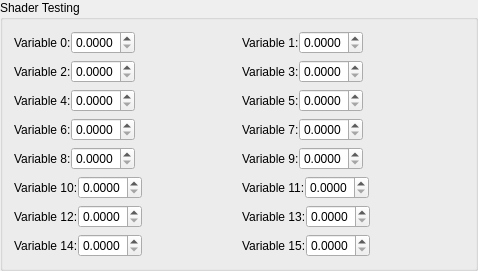
    <widget class="QGroupBox" name="shader_test_variables_group_box">
     <property name="title">
      <string>Shader Testing</string>
     </property>
     <layout class="QGridLayout" name="gridLayout">
      <item row="0" column="0">
       <widget class="QWidget" name="test_variable_0_widget" native="true">
        <property name="sizePolicy">
         <sizepolicy hsizetype="Preferred" vsizetype="Fixed">
          <horstretch>0</horstretch>
          <verstretch>0</verstretch>
         </sizepolicy>
        </property>
        <layout class="QHBoxLayout" name="horizontalLayout">
         <property name="spacing">
          <number>0</number>
         </property>
         <property name="margin">
          <number>0</number>
         </property>
         <item>
          <widget class="QLabel" name="test_variable_0_label">
           <property name="text">
            <string>Variable 0:</string>
           </property>
          </widget>
         </item>
         <item>
          <widget class="QDoubleSpinBox" name="test_variable_0_spinbox">
           <property name="keyboardTracking">
            <bool>false</bool>
           </property>
           <property name="decimals">
            <number>4</number>
           </property>
           <property name="maximum">
            <double>1.000000000000000</double>
           </property>
           <property name="singleStep">
            <double>0.020000000000000</double>
           </property>
           <property name="value">
            <double>0.000000000000000</double>
           </property>
          </widget>
         </item>
         <item>
          <spacer name="test_variable_0_spacer">
           <property name="orientation">
            <enum>Qt::Horizontal</enum>
           </property>
           <property name="sizeType">
            <enum>QSizePolicy::Expanding</enum>
           </property>
           <property name="sizeHint" stdset="0">
            <size>
             <width>94</width>
             <height>20</height>
            </size>
           </property>
          </spacer>
         </item>
        </layout>
       </widget>
      </item>
      <item row="0" column="1">
       <widget class="QWidget" name="test_variable_1_widget" native="true">
        <property name="sizePolicy">
         <sizepolicy hsizetype="Preferred" vsizetype="Fixed">
          <horstretch>0</horstretch>
          <verstretch>0</verstretch>
         </sizepolicy>
        </property>
        <layout class="QHBoxLayout" name="horizontalLayout_1">
         <property name="spacing">
          <number>0</number>
         </property>
         <property name="margin">
          <number>0</number>
         </property>
         <item>
          <widget class="QLabel" name="test_variable_1_label">
           <property name="text">
            <string>Variable 1:</string>
           </property>
          </widget>
         </item>
         <item>
          <widget class="QDoubleSpinBox" name="test_variable_1_spinbox">
           <property name="keyboardTracking">
            <bool>false</bool>
           </property>
           <property name="decimals">
            <number>4</number>
           </property>
           <property name="maximum">
            <double>1.000000000000000</double>
           </property>
           <property name="singleStep">
            <double>0.020000000000000</double>
           </property>
           <property name="value">
            <double>0.000000000000000</double>
           </property>
          </widget>
         </item>
         <item>
          <spacer name="test_variable_1_spacer">
           <property name="orientation">
            <enum>Qt::Horizontal</enum>
           </property>
           <property name="sizeType">
            <enum>QSizePolicy::Expanding</enum>
           </property>
           <property name="sizeHint" stdset="0">
            <size>
             <width>94</width>
             <height>20</height>
            </size>
           </property>
          </spacer>
         </item>
        </layout>
       </widget>
      </item>
      <item row="1" column="0">
       <widget class="QWidget" name="test_variable_2_widget" native="true">
        <property name="sizePolicy">
         <sizepolicy hsizetype="Preferred" vsizetype="Fixed">
          <horstretch>0</horstretch>
          <verstretch>0</verstretch>
         </sizepolicy>
        </property>
        <layout class="QHBoxLayout" name="horizontalLayout_2">
         <property name="spacing">
          <number>0</number>
         </property>
         <property name="margin">
          <number>0</number>
         </property>
         <item>
          <widget class="QLabel" name="test_variable_2_label">
           <property name="text">
            <string>Variable 2:</string>
           </property>
          </widget>
         </item>
         <item>
          <widget class="QDoubleSpinBox" name="test_variable_2_spinbox">
           <property name="keyboardTracking">
            <bool>false</bool>
           </property>
           <property name="decimals">
            <number>4</number>
           </property>
           <property name="maximum">
            <double>1.000000000000000</double>
           </property>
           <property name="singleStep">
            <double>0.020000000000000</double>
           </property>
           <property name="value">
            <double>0.000000000000000</double>
           </property>
          </widget>
         </item>
         <item>
          <spacer name="test_variable_2_spacer">
           <property name="orientation">
            <enum>Qt::Horizontal</enum>
           </property>
           <property name="sizeType">
            <enum>QSizePolicy::Expanding</enum>
           </property>
           <property name="sizeHint" stdset="0">
            <size>
             <width>94</width>
             <height>20</height>
            </size>
           </property>
          </spacer>
         </item>
        </layout>
       </widget>
      </item>
      <item row="1" column="1">
       <widget class="QWidget" name="test_variable_3_widget" native="true">
        <property name="sizePolicy">
         <sizepolicy hsizetype="Preferred" vsizetype="Fixed">
          <horstretch>0</horstretch>
          <verstretch>0</verstretch>
         </sizepolicy>
        </property>
        <layout class="QHBoxLayout" name="horizontalLayout_3">
         <property name="spacing">
          <number>0</number>
         </property>
         <property name="margin">
          <number>0</number>
         </property>
         <item>
          <widget class="QLabel" name="test_variable_3_label">
           <property name="text">
            <string>Variable 3:</string>
           </property>
          </widget>
         </item>
         <item>
          <widget class="QDoubleSpinBox" name="test_variable_3_spinbox">
           <property name="keyboardTracking">
            <bool>false</bool>
           </property>
           <property name="decimals">
            <number>4</number>
           </property>
           <property name="maximum">
            <double>1.000000000000000</double>
           </property>
           <property name="singleStep">
            <double>0.020000000000000</double>
           </property>
           <property name="value">
            <double>0.000000000000000</double>
           </property>
          </widget>
         </item>
         <item>
          <spacer name="test_variable_3_spacer">
           <property name="orientation">
            <enum>Qt::Horizontal</enum>
           </property>
           <property name="sizeType">
            <enum>QSizePolicy::Expanding</enum>
           </property>
           <property name="sizeHint" stdset="0">
            <size>
             <width>94</width>
             <height>20</height>
            </size>
           </property>
          </spacer>
         </item>
        </layout>
       </widget>
      </item>
      <item row="2" column="0">
       <widget class="QWidget" name="test_variable_4_widget" native="true">
        <property name="sizePolicy">
         <sizepolicy hsizetype="Preferred" vsizetype="Fixed">
          <horstretch>0</horstretch>
          <verstretch>0</verstretch>
         </sizepolicy>
        </property>
        <layout class="QHBoxLayout" name="horizontalLayout_4">
         <property name="spacing">
          <number>0</number>
         </property>
         <property name="margin">
          <number>0</number>
         </property>
         <item>
          <widget class="QLabel" name="test_variable_4_label">
           <property name="text">
            <string>Variable 4:</string>
           </property>
          </widget>
         </item>
         <item>
          <widget class="QDoubleSpinBox" name="test_variable_4_spinbox">
           <property name="keyboardTracking">
            <bool>false</bool>
           </property>
           <property name="decimals">
            <number>4</number>
           </property>
           <property name="maximum">
            <double>1.000000000000000</double>
           </property>
           <property name="singleStep">
            <double>0.020000000000000</double>
           </property>
           <property name="value">
            <double>0.000000000000000</double>
           </property>
          </widget>
         </item>
         <item>
          <spacer name="test_variable_4_spacer">
           <property name="orientation">
            <enum>Qt::Horizontal</enum>
           </property>
           <property name="sizeType">
            <enum>QSizePolicy::Expanding</enum>
           </property>
           <property name="sizeHint" stdset="0">
            <size>
             <width>94</width>
             <height>20</height>
            </size>
           </property>
          </spacer>
         </item>
        </layout>
       </widget>
      </item>
      <item row="2" column="1">
       <widget class="QWidget" name="test_variable_5_widget" native="true">
        <property name="sizePolicy">
         <sizepolicy hsizetype="Preferred" vsizetype="Fixed">
          <horstretch>0</horstretch>
          <verstretch>0</verstretch>
         </sizepolicy>
        </property>
        <layout class="QHBoxLayout" name="horizontalLayout_5">
         <property name="spacing">
          <number>0</number>
         </property>
         <property name="margin">
          <number>0</number>
         </property>
         <item>
          <widget class="QLabel" name="test_variable_5_label">
           <property name="text">
            <string>Variable 5:</string>
           </property>
          </widget>
         </item>
         <item>
          <widget class="QDoubleSpinBox" name="test_variable_5_spinbox">
           <property name="keyboardTracking">
            <bool>false</bool>
           </property>
           <property name="decimals">
            <number>4</number>
           </property>
           <property name="maximum">
            <double>1.000000000000000</double>
           </property>
           <property name="singleStep">
            <double>0.020000000000000</double>
           </property>
           <property name="value">
            <double>0.000000000000000</double>
           </property>
          </widget>
         </item>
         <item>
          <spacer name="test_variable_5_spacer">
           <property name="orientation">
            <enum>Qt::Horizontal</enum>
           </property>
           <property name="sizeType">
            <enum>QSizePolicy::Expanding</enum>
           </property>
           <property name="sizeHint" stdset="0">
            <size>
             <width>94</width>
             <height>20</height>
            </size>
           </property>
          </spacer>
         </item>
        </layout>
       </widget>
      </item>
      <item row="3" column="0">
       <widget class="QWidget" name="test_variable_6_widget" native="true">
        <property name="sizePolicy">
         <sizepolicy hsizetype="Preferred" vsizetype="Fixed">
          <horstretch>0</horstretch>
          <verstretch>0</verstretch>
         </sizepolicy>
        </property>
        <layout class="QHBoxLayout" name="horizontalLayout_6">
         <property name="spacing">
          <number>0</number>
         </property>
         <property name="margin">
          <number>0</number>
         </property>
         <item>
          <widget class="QLabel" name="test_variable_6_label">
           <property name="text">
            <string>Variable 6:</string>
           </property>
          </widget>
         </item>
         <item>
          <widget class="QDoubleSpinBox" name="test_variable_6_spinbox">
           <property name="keyboardTracking">
            <bool>false</bool>
           </property>
           <property name="decimals">
            <number>4</number>
           </property>
           <property name="maximum">
            <double>1.000000000000000</double>
           </property>
           <property name="singleStep">
            <double>0.020000000000000</double>
           </property>
           <property name="value">
            <double>0.000000000000000</double>
           </property>
          </widget>
         </item>
         <item>
          <spacer name="test_variable_6_spacer">
           <property name="orientation">
            <enum>Qt::Horizontal</enum>
           </property>
           <property name="sizeType">
            <enum>QSizePolicy::Expanding</enum>
           </property>
           <property name="sizeHint" stdset="0">
            <size>
             <width>94</width>
             <height>20</height>
            </size>
           </property>
          </spacer>
         </item>
        </layout>
       </widget>
      </item>
      <item row="3" column="1">
       <widget class="QWidget" name="test_variable_7_widget" native="true">
        <property name="sizePolicy">
         <sizepolicy hsizetype="Preferred" vsizetype="Fixed">
          <horstretch>0</horstretch>
          <verstretch>0</verstretch>
         </sizepolicy>
        </property>
        <layout class="QHBoxLayout" name="horizontalLayout_7">
         <property name="spacing">
          <number>0</number>
         </property>
         <property name="margin">
          <number>0</number>
         </property>
         <item>
          <widget class="QLabel" name="test_variable_7_label">
           <property name="text">
            <string>Variable 7:</string>
           </property>
          </widget>
         </item>
         <item>
          <widget class="QDoubleSpinBox" name="test_variable_7_spinbox">
           <property name="keyboardTracking">
            <bool>false</bool>
           </property>
           <property name="decimals">
            <number>4</number>
           </property>
           <property name="maximum">
            <double>1.000000000000000</double>
           </property>
           <property name="singleStep">
            <double>0.020000000000000</double>
           </property>
           <property name="value">
            <double>0.000000000000000</double>
           </property>
          </widget>
         </item>
         <item>
          <spacer name="test_variable_7_spacer">
           <property name="orientation">
            <enum>Qt::Horizontal</enum>
           </property>
           <property name="sizeType">
            <enum>QSizePolicy::Expanding</enum>
           </property>
           <property name="sizeHint" stdset="0">
            <size>
             <width>94</width>
             <height>20</height>
            </size>
           </property>
          </spacer>
         </item>
        </layout>
       </widget>
      </item>
      <item row="4" column="0">
       <widget class="QWidget" name="test_variable_8_widget" native="true">
        <property name="sizePolicy">
         <sizepolicy hsizetype="Preferred" vsizetype="Fixed">
          <horstretch>0</horstretch>
          <verstretch>0</verstretch>
         </sizepolicy>
        </property>
        <layout class="QHBoxLayout" name="horizontalLayout_8">
         <property name="spacing">
          <number>0</number>
         </property>
         <property name="margin">
          <number>0</number>
         </property>
         <item>
          <widget class="QLabel" name="test_variable_8_label">
           <property name="text">
            <string>Variable 8:</string>
           </property>
          </widget>
         </item>
         <item>
          <widget class="QDoubleSpinBox" name="test_variable_8_spinbox">
           <property name="keyboardTracking">
            <bool>false</bool>
           </property>
           <property name="decimals">
            <number>4</number>
           </property>
           <property name="maximum">
            <double>1.000000000000000</double>
           </property>
           <property name="singleStep">
            <double>0.020000000000000</double>
           </property>
           <property name="value">
            <double>0.000000000000000</double>
           </property>
          </widget>
         </item>
         <item>
          <spacer name="test_variable_8_spacer">
           <property name="orientation">
            <enum>Qt::Horizontal</enum>
           </property>
           <property name="sizeType">
            <enum>QSizePolicy::Expanding</enum>
           </property>
           <property name="sizeHint" stdset="0">
            <size>
             <width>94</width>
             <height>20</height>
            </size>
           </property>
          </spacer>
         </item>
        </layout>
       </widget>
      </item>
      <item row="4" column="1">
       <widget class="QWidget" name="test_variable_9_widget" native="true">
        <property name="sizePolicy">
         <sizepolicy hsizetype="Preferred" vsizetype="Fixed">
          <horstretch>0</horstretch>
          <verstretch>0</verstretch>
         </sizepolicy>
        </property>
        <layout class="QHBoxLayout" name="horizontalLayout_9">
         <property name="spacing">
          <number>0</number>
         </property>
         <property name="margin">
          <number>0</number>
         </property>
         <item>
          <widget class="QLabel" name="test_variable_9_label">
           <property name="text">
            <string>Variable 9:</string>
           </property>
          </widget>
         </item>
         <item>
          <widget class="QDoubleSpinBox" name="test_variable_9_spinbox">
           <property name="keyboardTracking">
            <bool>false</bool>
           </property>
           <property name="decimals">
            <number>4</number>
           </property>
           <property name="maximum">
            <double>1.000000000000000</double>
           </property>
           <property name="singleStep">
            <double>0.020000000000000</double>
           </property>
           <property name="value">
            <double>0.000000000000000</double>
           </property>
          </widget>
         </item>
         <item>
          <spacer name="test_variable_9_spacer">
           <property name="orientation">
            <enum>Qt::Horizontal</enum>
           </property>
           <property name="sizeType">
            <enum>QSizePolicy::Expanding</enum>
           </property>
           <property name="sizeHint" stdset="0">
            <size>
             <width>94</width>
             <height>20</height>
            </size>
           </property>
          </spacer>
         </item>
        </layout>
       </widget>
      </item>
      <item row="5" column="0">
       <widget class="QWidget" name="test_variable_10_widget" native="true">
        <property name="sizePolicy">
         <sizepolicy hsizetype="Preferred" vsizetype="Fixed">
          <horstretch>0</horstretch>
          <verstretch>0</verstretch>
         </sizepolicy>
        </property>
        <layout class="QHBoxLayout" name="horizontalLayout_16">
         <property name="spacing">
          <number>0</number>
         </property>
         <property name="margin">
          <number>0</number>
         </property>
         <item>
          <widget class="QLabel" name="test_variable_10_label">
           <property name="text">
            <string>Variable 10:</string>
           </property>
          </widget>
         </item>
         <item>
          <widget class="QDoubleSpinBox" name="test_variable_10_spinbox">
           <property name="keyboardTracking">
            <bool>false</bool>
           </property>
           <property name="decimals">
            <number>4</number>
           </property>
           <property name="maximum">
            <double>1.000000000000000</double>
           </property>
           <property name="singleStep">
            <double>0.020000000000000</double>
           </property>
           <property name="value">
            <double>0.000000000000000</double>
           </property>
          </widget>
         </item>
         <item>
          <spacer name="test_variable_10_spacer">
           <property name="orientation">
            <enum>Qt::Horizontal</enum>
           </property>
           <property name="sizeType">
            <enum>QSizePolicy::Expanding</enum>
           </property>
           <property name="sizeHint" stdset="0">
            <size>
             <width>94</width>
             <height>20</height>
            </size>
           </property>
          </spacer>
         </item>
        </layout>
       </widget>
      </item>
      <item row="5" column="1">
       <widget class="QWidget" name="test_variable_11_widget" native="true">
        <property name="sizePolicy">
         <sizepolicy hsizetype="Preferred" vsizetype="Fixed">
          <horstretch>0</horstretch>
          <verstretch>0</verstretch>
         </sizepolicy>
        </property>
        <layout class="QHBoxLayout" name="horizontalLayout_15">
         <property name="spacing">
          <number>0</number>
         </property>
         <property name="margin">
          <number>0</number>
         </property>
         <item>
          <widget class="QLabel" name="test_variable_11_label">
           <property name="text">
            <string>Variable 11:</string>
           </property>
          </widget>
         </item>
         <item>
          <widget class="QDoubleSpinBox" name="test_variable_11_spinbox">
           <property name="keyboardTracking">
            <bool>false</bool>
           </property>
           <property name="decimals">
            <number>4</number>
           </property>
           <property name="maximum">
            <double>1.000000000000000</double>
           </property>
           <property name="singleStep">
            <double>0.020000000000000</double>
           </property>
           <property name="value">
            <double>0.000000000000000</double>
           </property>
          </widget>
         </item>
         <item>
          <spacer name="test_variable_11_spacer">
           <property name="orientation">
            <enum>Qt::Horizontal</enum>
           </property>
           <property name="sizeType">
            <enum>QSizePolicy::Expanding</enum>
           </property>
           <property name="sizeHint" stdset="0">
            <size>
             <width>94</width>
             <height>20</height>
            </size>
           </property>
          </spacer>
         </item>
        </layout>
       </widget>
      </item>
      <item row="6" column="0">
       <widget class="QWidget" name="test_variable_12_widget" native="true">
        <property name="sizePolicy">
         <sizepolicy hsizetype="Preferred" vsizetype="Fixed">
          <horstretch>0</horstretch>
          <verstretch>0</verstretch>
         </sizepolicy>
        </property>
        <layout class="QHBoxLayout" name="horizontalLayout_18">
         <property name="spacing">
          <number>0</number>
         </property>
         <property name="margin">
          <number>0</number>
         </property>
         <item>
          <widget class="QLabel" name="test_variable_12_label">
           <property name="text">
            <string>Variable 12:</string>
           </property>
          </widget>
         </item>
         <item>
          <widget class="QDoubleSpinBox" name="test_variable_12_spinbox">
           <property name="keyboardTracking">
            <bool>false</bool>
           </property>
           <property name="decimals">
            <number>4</number>
           </property>
           <property name="maximum">
            <double>1.000000000000000</double>
           </property>
           <property name="singleStep">
            <double>0.020000000000000</double>
           </property>
           <property name="value">
            <double>0.000000000000000</double>
           </property>
          </widget>
         </item>
         <item>
          <spacer name="test_variable_12_spacer">
           <property name="orientation">
            <enum>Qt::Horizontal</enum>
           </property>
           <property name="sizeType">
            <enum>QSizePolicy::Expanding</enum>
           </property>
           <property name="sizeHint" stdset="0">
            <size>
             <width>94</width>
             <height>20</height>
            </size>
           </property>
          </spacer>
         </item>
        </layout>
       </widget>
      </item>
      <item row="6" column="1">
       <widget class="QWidget" name="test_variable_13_widget" native="true">
        <property name="sizePolicy">
         <sizepolicy hsizetype="Preferred" vsizetype="Fixed">
          <horstretch>0</horstretch>
          <verstretch>0</verstretch>
         </sizepolicy>
        </property>
        <layout class="QHBoxLayout" name="horizontalLayout_17">
         <property name="spacing">
          <number>0</number>
         </property>
         <property name="margin">
          <number>0</number>
         </property>
         <item>
          <widget class="QLabel" name="test_variable_13_label">
           <property name="text">
            <string>Variable 13:</string>
           </property>
          </widget>
         </item>
         <item>
          <widget class="QDoubleSpinBox" name="test_variable_13_spinbox">
           <property name="keyboardTracking">
            <bool>false</bool>
           </property>
           <property name="decimals">
            <number>4</number>
           </property>
           <property name="maximum">
            <double>1.000000000000000</double>
           </property>
           <property name="singleStep">
            <double>0.020000000000000</double>
           </property>
           <property name="value">
            <double>0.000000000000000</double>
           </property>
          </widget>
         </item>
         <item>
          <spacer name="test_variable_13_spacer">
           <property name="orientation">
            <enum>Qt::Horizontal</enum>
           </property>
           <property name="sizeType">
            <enum>QSizePolicy::Expanding</enum>
           </property>
           <property name="sizeHint" stdset="0">
            <size>
             <width>94</width>
             <height>20</height>
            </size>
           </property>
          </spacer>
         </item>
        </layout>
       </widget>
      </item>
      <item row="7" column="0">
       <widget class="QWidget" name="test_variable_14_widget" native="true">
        <property name="sizePolicy">
         <sizepolicy hsizetype="Preferred" vsizetype="Fixed">
          <horstretch>0</horstretch>
          <verstretch>0</verstretch>
         </sizepolicy>
        </property>
        <layout class="QHBoxLayout" name="horizontalLayout_20">
         <property name="spacing">
          <number>0</number>
         </property>
         <property name="margin">
          <number>0</number>
         </property>
         <item>
          <widget class="QLabel" name="test_variable_14_label">
           <property name="text">
            <string>Variable 14:</string>
           </property>
          </widget>
         </item>
         <item>
          <widget class="QDoubleSpinBox" name="test_variable_14_spinbox">
           <property name="keyboardTracking">
            <bool>false</bool>
           </property>
           <property name="decimals">
            <number>4</number>
           </property>
           <property name="maximum">
            <double>1.000000000000000</double>
           </property>
           <property name="singleStep">
            <double>0.020000000000000</double>
           </property>
           <property name="value">
            <double>0.000000000000000</double>
           </property>
          </widget>
         </item>
         <item>
          <spacer name="test_variable_14_spacer">
           <property name="orientation">
            <enum>Qt::Horizontal</enum>
           </property>
           <property name="sizeType">
            <enum>QSizePolicy::Expanding</enum>
           </property>
           <property name="sizeHint" stdset="0">
            <size>
             <width>94</width>
             <height>20</height>
            </size>
           </property>
          </spacer>
         </item>
        </layout>
       </widget>
      </item>
      <item row="7" column="1">
       <widget class="QWidget" name="test_variable_15_widget" native="true">
        <property name="sizePolicy">
         <sizepolicy hsizetype="Preferred" vsizetype="Fixed">
          <horstretch>0</horstretch>
          <verstretch>0</verstretch>
         </sizepolicy>
        </property>
        <layout class="QHBoxLayout" name="horizontalLayout_19">
         <property name="spacing">
          <number>0</number>
         </property>
         <property name="margin">
          <number>0</number>
         </property>
         <item>
          <widget class="QLabel" name="test_variable_15_label">
           <property name="text">
            <string>Variable 15:</string>
           </property>
          </widget>
         </item>
         <item>
          <widget class="QDoubleSpinBox" name="test_variable_15_spinbox">
           <property name="keyboardTracking">
            <bool>false</bool>
           </property>
           <property name="decimals">
            <number>4</number>
           </property>
           <property name="maximum">
            <double>1.000000000000000</double>
           </property>
           <property name="singleStep">
            <double>0.020000000000000</double>
           </property>
           <property name="value">
            <double>0.000000000000000</double>
           </property>
          </widget>
         </item>
         <item>
          <spacer name="test_variable_15_spacer">
           <property name="orientation">
            <enum>Qt::Horizontal</enum>
           </property>
           <property name="sizeType">
            <enum>QSizePolicy::Expanding</enum>
           </property>
           <property name="sizeHint" stdset="0">
            <size>
             <width>94</width>
             <height>20</height>
            </size>
           </property>
          </spacer>
         </item>
        </layout>
       </widget>
      </item>
     </layout>
    </widget>
